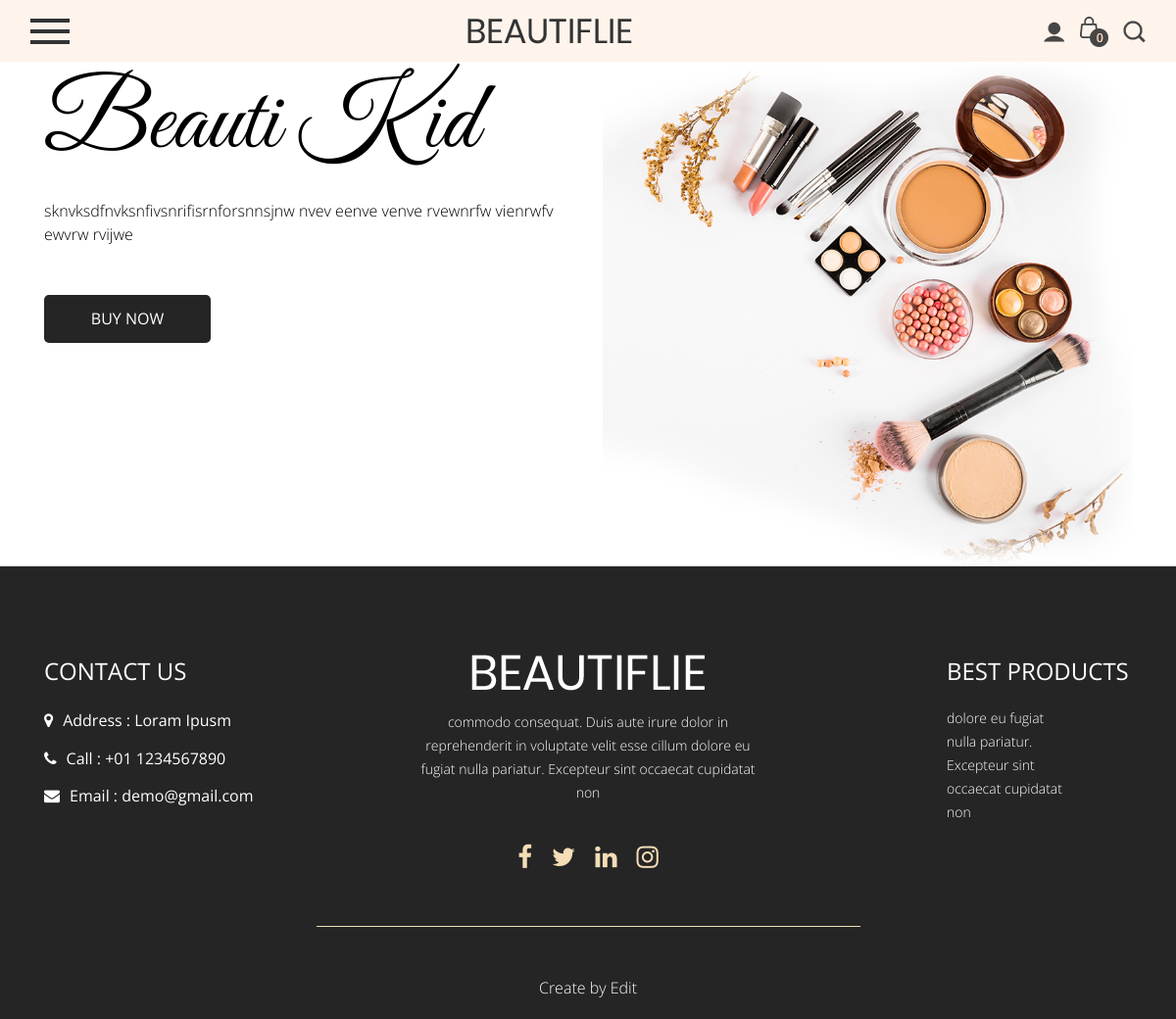
Screenshot of /carusel/1/ with the database file from the repository.
### blog/models.py (models this page shows, shortened)
class Carusel(models.Model):
    name = models.CharField(max_length=200)
    bio = models.TextField()
    img = models.ImageField(upload_to='carusel/')
    price = models.IntegerField()

### blog/views.py (the view)
# urls.py: path('carusel/<int:id>/', caruseldetailView, name='carusel'),
def caruseldetailView(request,id):
    try:
        blog = Carusel.objects.get(id=id)
        context = {
            'blog': blog
        }
    except blog.DoesNotExist:
        raise Http404("No blog found")
    return render(request, 'details/caruselDetail.html', context=context)

### templates/details/caruselDetail.html
{% extends 'base/base.html' %}
{% load static %}
{% block content %}
        <div class="container">
            <div class="row">
                <div class="col-sm-6">
                    <h1 class="banner_taital">{{blog.name}}</h1>
                    <p class="banner_text">{{blog.bio}}</p>
                    <div class="read_bt"><a href="#">Buy Now</a></div>
                </div>
                <div class="col-sm-6">
                    <div class="banner_img"><img src="{{blog.img.url}}"></div>
                </div>
            </div>
        </div>
{% endblock content %}

### static/css/style.css (style rules this page uses)
* { box-sizing: border-box !important; transition: ease all 0.5s; }
html { scroll-behavior: smooth; }
body { color: #666666; font-size: 14px; line-height: 1.80857; font-weight: normal; overflow-x: hidden; font-family: 'Open Sans', sans-serif; }
a { color: #1f1f1f; text-decoration: none !important; outline: none !important; -webkit-transition: all .3s ease-in-out; -moz-transition: all .3s ease-in-out; -ms-transition: all .3s ease-in-out; -o-transition: all .3s ease-in-out; transition: all .3s ease-in-out; }
h1, h2, h3, h4, h5, h6 { letter-spacing: 0; font-weight: normal; position: relative; padding: 0 0 10px 0; font-weight: normal; line-height: normal; color: #111111; margin: 0 }
h1 { font-size: 24px }
*, *::after, *::before { -webkit-box-sizing: border-box; -moz-box-sizing: border-box; box-sizing: border-box; }
p { margin: 20px; font-weight: 300; font-size: 15px; line-height: 24px; }
a { color: #222222; text-decoration: none; outline: none !important; }
a, .btn { text-decoration: none !important; outline: none !important; -webkit-transition: all .3s ease-in-out; -moz-transition: all .3s ease-in-out; -ms-transition: all .3s ease-in-out; -o-transition: all .3s ease-in-out; transition: all .3s ease-in-out; }
img { max-width: 100%; height: auto; }
.banner_taital { width: 100%; margin: 0 auto; font-size: 100px; color: #000; line-height: 90px; padding-top: 20px; font-family: 'Great Vibes', cursive; }
.banner_text { width: 100%; float: left; font-size: 16px; color: #000; margin: 20px 0px; }
.read_bt { width: 170px; float: left; padding-top: 30px; }
.read_bt a { width: 100%; float: left; font-size: 16px; color: #ffffff; background-color: #252525; text-align: center; padding: 10px 0px; border-radius: 5px; text-transform: uppercase; }

### rows the page displays
Carusel: name "Beauti Kid", bio "sknvksdfnvksnfivsnrifisrnforsnnsjnw nvev eenve venve rvewnrfw vienrwfv ewvrw rvijwe", img (picture)
